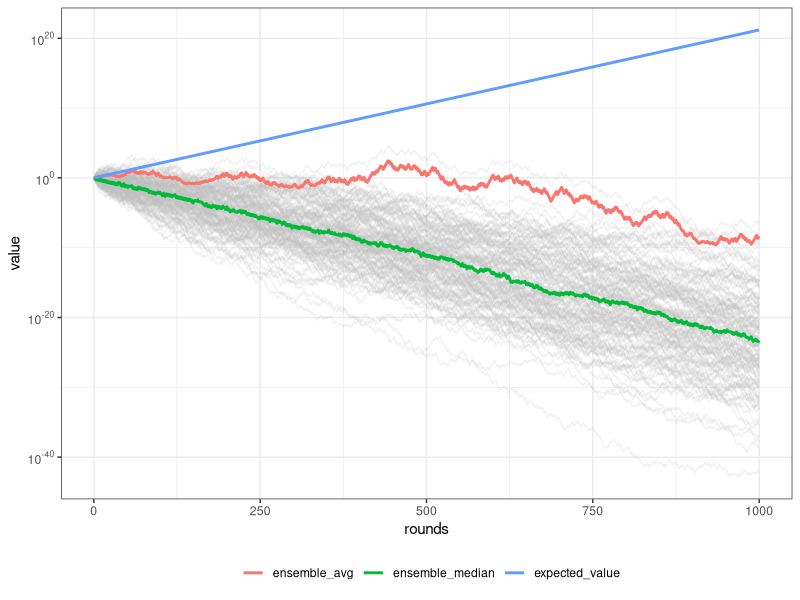

Reproduce this figure in R.
## ---- chunk 1
knitr::opts_chunk$set(collapse = TRUE,
                      comment = "#>",
                      fig.path = "README-")

library(tibble)
library(dplyr)
library(tidyr)
library(ggplot2)
library(scales)
## ---- chunk 2
assign("EV", ((0.6 * 0.5) + (1.5 * 0.5)), envir = .GlobalEnv)
df <- as_tibble(replicate(150,
                          cumprod(sample(
                            c(0.6, 1.5),
                            size = 1000,
                            replace = TRUE
                          ))))
## ---- chunk 3
df <- df |>
  mutate(ensemble_avg = rowMeans(df),
         ensemble_median = apply(df, 1, median)) |>
  rowid_to_column("rounds") |>
  mutate(expected_value = EV ^ rounds) |>
  pivot_longer(cols = !1, names_to = "individual")
## ---- chunk 4
focus <- c("ensemble_avg", "expected_value", "ensemble_median")

ggplot() +
  geom_line(
    subset(df, !individual %in% focus),
    mapping = aes(x = rounds, y = value, group = individual),
    color = "grey",
    size = 0.5,
    alpha = 0.2
  ) +
  geom_line(
    subset(df, individual %in% focus),
    mapping = aes(x = rounds, y = value, color = individual),
    size = 1
  ) +
  scale_y_log10(
    breaks = trans_breaks("log10", function(x)
      10 ^ x),
    labels = trans_format("log10", math_format(10 ^ .x))
  ) +
  labs(color = "") +
  theme_bw() +
  theme(legend.position = "bottom")
